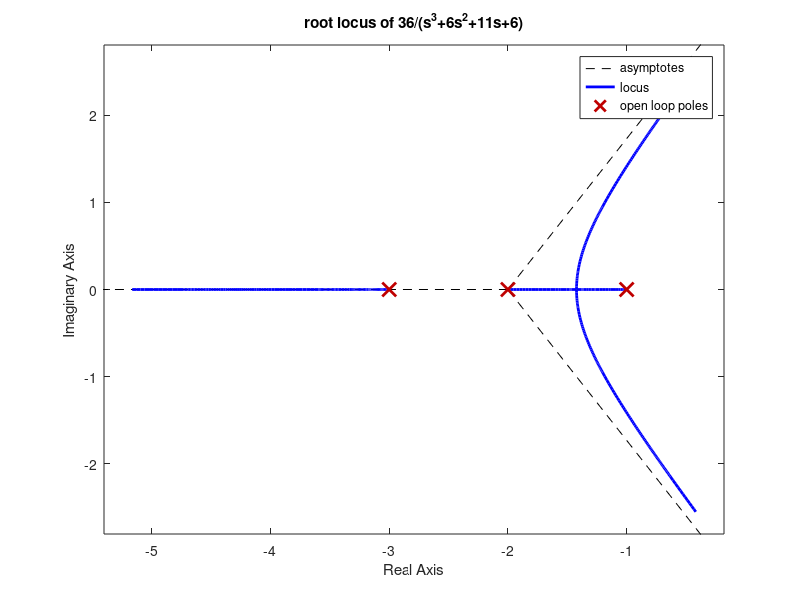
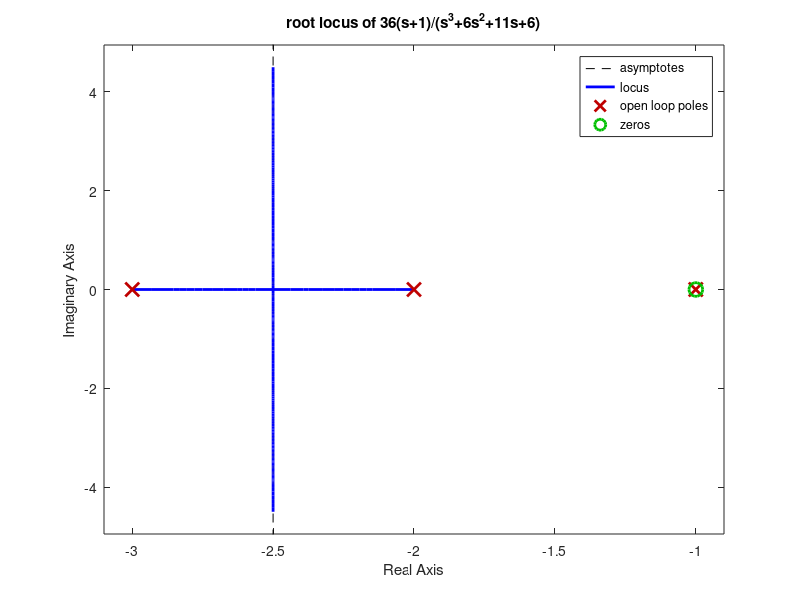
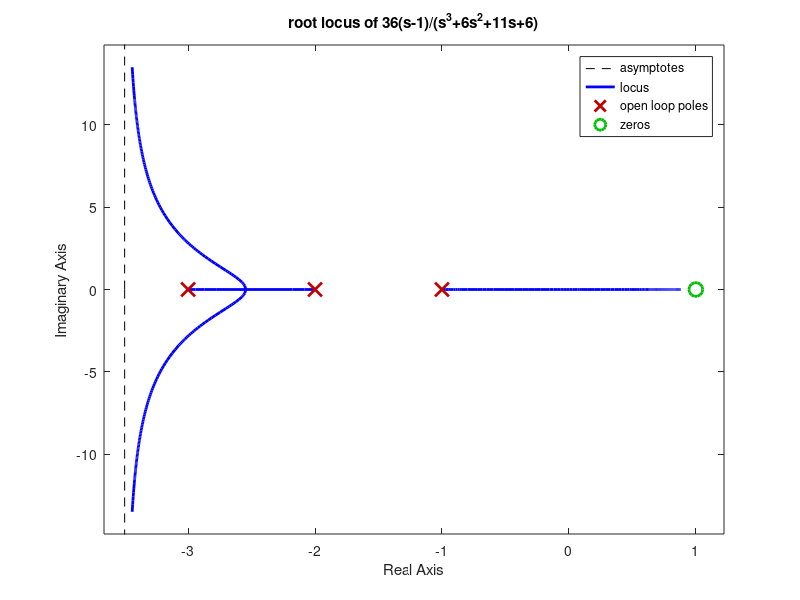
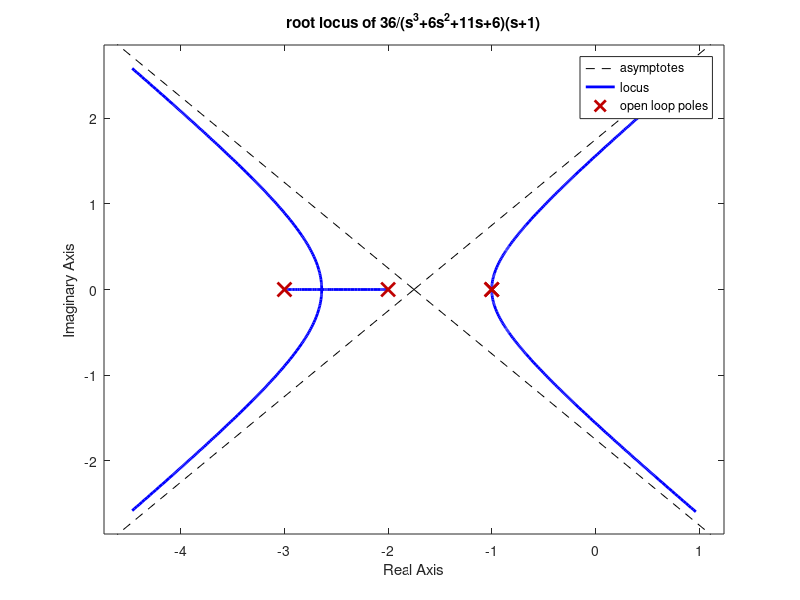

The MATLAB script that drew these images, in order:
sys=tf([36],[1 6 11 6])
figure(1)
rlocus(sys)
grid;
title("root locus of 36/(s^3+6s^2+11s+6)")

hold on 
sys2=tf([36 36],[1 6 11 6])
figure(2)
rlocus(sys2)
grid;
title("root locus of 36(s+1)/(s^3+6s^2+11s+6)")

hold on
sys3=tf([36 -36],[1 6 11 6])
figure(3)
rlocus(sys3)
grid;
title("root locus of 36(s-1)/(s^3+6s^2+11s+6)")

hold on
sys4=tf([36],[1 7 17 17 6])
figure(4)
rlocus(sys4)
grid;
title("root locus of 36/(s^3+6s^2+11s+6)(s+1)")

hold on
sys5=tf([36],[1 5 5 -5 -6])
figure(5)
rlocus(sys5)
grid;
title("root locus of 36/(s^3+6s^2+11s+6)(s-1)")
hold on
figure(6)
rlocus(sys)
hold on
rlocus(sys2)
hold on
rlocus(sys3)
hold on
rlocus(sys4)
hold on
rlocus(sys5)
hold on
legend('TF','zero at-1','Zero at1','pole at1','pole at-1')
grid;
